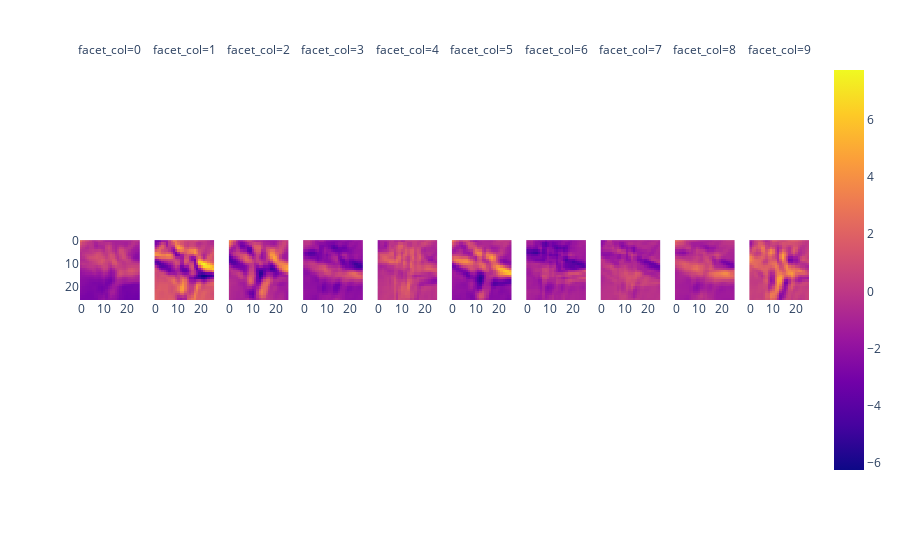

Write notebook code for a chart like this one.
### Code cell
img = x_train[[5673]]
convs = nn[1].forward(nn[0].forward(img))
convs.shape
px.imshow(convs[0], facet_col=2)

### Figure 1 — Plotly figure (JSON) as saved in the notebook; plotly's stock layout.template omitted (floating-point values rounded to 4 significant figures; data arrays with more than 128 entries replaced by an {"elided": "..."} marker saying what was removed)
{"data": [{"coloraxis": "coloraxis", "hovertemplate": "x: %{x}<br>y: %{y}<br>color: %{z}<extra></extra>", "name": "0", "type": "heatmap", "xaxis": "x", "yaxis": "y", "z": {"elided": "26x26 float values"}}, {"coloraxis": "coloraxis", "hovertemplate": "x: %{x}<br>y: %{y}<br>color: %{z}<extra></extra>", "name": "1", "type": "heatmap", "xaxis": "x2", "yaxis": "y2", "z": {"elided": "26x26 float values"}}, {"coloraxis": "coloraxis", "hovertemplate": "x: %{x}<br>y: %{y}<br>color: %{z}<extra></extra>", "name": "2", "type": "heatmap", "xaxis": "x3", "yaxis": "y3", "z": {"elided": "26x26 float values"}}, {"coloraxis": "coloraxis", "hovertemplate": "x: %{x}<br>y: %{y}<br>color: %{z}<extra></extra>", "name": "3", "type": "heatmap", "xaxis": "x4", "yaxis": "y4", "z": {"elided": "26x26 float values"}}, {"coloraxis": "coloraxis", "hovertemplate": "x: %{x}<br>y: %{y}<br>color: %{z}<extra></extra>", "name": "4", "type": "heatmap", "xaxis": "x5", "yaxis": "y5", "z": {"elided": "26x26 float values"}}, {"coloraxis": "coloraxis", "hovertemplate": "x: %{x}<br>y: %{y}<br>color: %{z}<extra></extra>", "name": "5", "type": "heatmap", "xaxis": "x6", "yaxis": "y6", "z": {"elided": "26x26 float values"}}, {"coloraxis": "coloraxis", "hovertemplate": "x: %{x}<br>y: %{y}<br>color: %{z}<extra></extra>", "name": "6", "type": "heatmap", "xaxis": "x7", "yaxis": "y7", "z": {"elided": "26x26 float values"}}, {"coloraxis": "coloraxis", "hovertemplate": "x: %{x}<br>y: %{y}<br>color: %{z}<extra></extra>", "name": "7", "type": "heatmap", "xaxis": "x8", "yaxis": "y8", "z": {"elided": "26x26 float values"}}, {"coloraxis": "coloraxis", "hovertemplate": "x: %{x}<br>y: %{y}<br>color: %{z}<extra></extra>", "name": "8", "type": "heatmap", "xaxis": "x9", "yaxis": "y9", "z": {"elided": "26x26 float values"}}, {"coloraxis": "coloraxis", "hovertemplate": "x: %{x}<br>y: %{y}<br>color: %{z}<extra></extra>", "name": "9", "type": "heatmap", "xaxis": "x10", "yaxis": "y10", "z": {"elided": "26x26 float values"}}], "layout": {"annotations": [{"font": {}, "showarrow": false, "text": "facet_col=0", "x": 0.041, "xanchor": "center", "xref": "paper", "y": 1, "yanchor": "bottom", "yref": "paper"}, {"font": {}, "showarrow": false, "text": "facet_col=1", "x": 0.143, "xanchor": "center", "xref": "paper", "y": 1, "yanchor": "bottom", "yref": "paper"}, {"font": {}, "showarrow": false, "text": "facet_col=2", "x": 0.245, "xanchor": "center", "xref": "paper", "y": 1, "yanchor": "bottom", "yref": "paper"}, {"font": {}, "showarrow": false, "text": "facet_col=3", "x": 0.347, "xanchor": "center", "xref": "paper", "y": 1, "yanchor": "bottom", "yref": "paper"}, {"font": {}, "showarrow": false, "text": "facet_col=4", "x": 0.449, "xanchor": "center", "xref": "paper", "y": 1, "yanchor": "bottom", "yref": "paper"}, {"font": {}, "showarrow": false, "text": "facet_col=5", "x": 0.551, "xanchor": "center", "xref": "paper", "y": 1, "yanchor": "bottom", "yref": "paper"}, {"font": {}, "showarrow": false, "text": "facet_col=6", "x": 0.653, "xanchor": "center", "xref": "paper", "y": 1, "yanchor": "bottom", "yref": "paper"}, {"font": {}, "showarrow": false, "text": "facet_col=7", "x": 0.755, "xanchor": "center", "xref": "paper", "y": 1, "yanchor": "bottom", "yref": "paper"}, {"font": {}, "showarrow": false, "text": "facet_col=8", "x": 0.857, "xanchor": "center", "xref": "paper", "y": 1, "yanchor": "bottom", "yref": "paper"}, {"font": {}, "showarrow": false, "text": "facet_col=9", "x": 0.959, "xanchor": "center", "xref": "paper", "y": 1, "yanchor": "bottom", "yref": "paper"}], "coloraxis": {"colorscale": [[0, "#0d0887"], [0.1111, "#46039f"], [0.2222, "#7201a8"], [0.3333, "#9c179e"], [0.4444, "#bd3786"], [0.5556, "#d8576b"], [0.6667, "#ed7953"], [0.7778, "#fb9f3a"], [0.8889, "#fdca26"], [1, "#f0f921"]]}, "margin": {"t": 60}, "xaxis": {"anchor": "y", "constrain": "domain", "domain": [0, 0.082], "scaleanchor": "y"}, "xaxis10": {"anchor": "y10", "domain": [0.918, 1], "matches": "x"}, "xaxis2": {"anchor": "y2", "domain": [0.102, 0.184], "matches": "x"}, "xaxis3": {"anchor": "y3", "domain": [0.204, 0.286], "matches": "x"}, "xaxis4": {"anchor": "y4", "domain": [0.306, 0.388], "matches": "x"}, "xaxis5": {"anchor": "y5", "domain": [0.408, 0.49], "matches": "x"}, "xaxis6": {"anchor": "y6", "domain": [0.51, 0.592], "matches": "x"}, "xaxis7": {"anchor": "y7", "domain": [0.612, 0.694], "matches": "x"}, "xaxis8": {"anchor": "y8", "domain": [0.714, 0.796], "matches": "x"}, "xaxis9": {"anchor": "y9", "domain": [0.816, 0.898], "matches": "x"}, "yaxis": {"anchor": "x", "autorange": "reversed", "constrain": "domain", "domain": [0, 1]}, "yaxis10": {"anchor": "x10", "domain": [0, 1], "matches": "y", "showticklabels": false}, "yaxis2": {"anchor": "x2", "domain": [0, 1], "matches": "y", "showticklabels": false}, "yaxis3": {"anchor": "x3", "domain": [0, 1], "matches": "y", "showticklabels": false}, "yaxis4": {"anchor": "x4", "domain": [0, 1], "matches": "y", "showticklabels": false}, "yaxis5": {"anchor": "x5", "domain": [0, 1], "matches": "y", "showticklabels": false}, "yaxis6": {"anchor": "x6", "domain": [0, 1], "matches": "y", "showticklabels": false}, "yaxis7": {"anchor": "x7", "domain": [0, 1], "matches": "y", "showticklabels": false}, "yaxis8": {"anchor": "x8", "domain": [0, 1], "matches": "y", "showticklabels": false}, "yaxis9": {"anchor": "x9", "domain": [0, 1], "matches": "y", "showticklabels": false}}}
